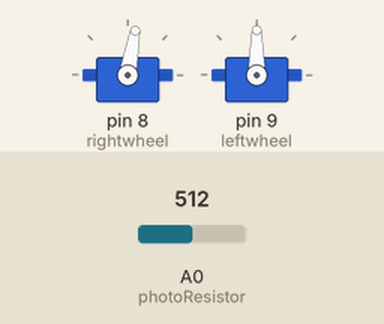
A sketch run on a simulated Arduino Uno, built with avr-gcc and run on an emulated ATmega328P. Parts: 2 × servo. The test bench sets the inputs (shaded band); at power-on: A0 (photoResistor) = 512. What the sketch prints to the serial monitor is not drawn.

Above: at 1.7 s.
1.8 s: A0 (photoResistor) set to 5
Timing chart, 0 to 4.8 s (numbered marks = the images above; inputs shaded):
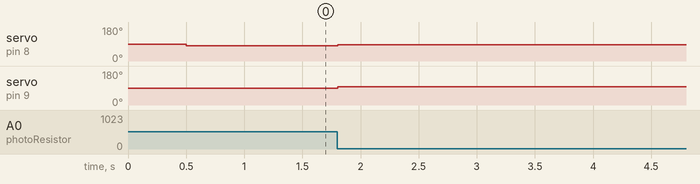

Measured:
- after the input at 1.8 s, servo on pin 8 (rightwheel): 80° → 85° at once; servo on pin 9 (leftwheel): 90° → 97° at once

The sketch:

line_following_with_LDR.ino
```cpp
//Line following basic code
#include <Servo.h> //Load servo library
int photoResistor = A0;

//Srart servo objects
Servo rightwheel;
Servo leftwheel;

void setup() {
  Serial.begin(9600);

  rightwheel.attach(8); //attach right servo to pin 8
  leftwheel.attach(9); //attach left servo to pin 9

  rightwheel.write(90); //stop motors
  leftwheel.write(90);
  delay(500); //wait before program begins
}

void loop() {
  int sensorValue = analogRead(photoResistor);
  Serial.println(sensorValue);

  //logic
  if (sensorValue < 15){
    rightwheel.write(85); //turn right
    leftwheel.write(97);
    } else {
    rightwheel.write(80); //turn left
    leftwheel.write(90);
    }

}
```
